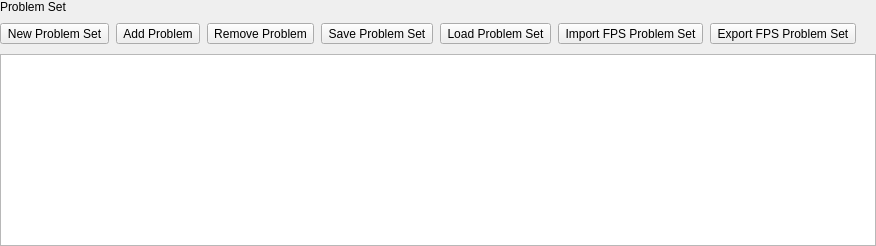
    <widget class="QWidget" name="tabProblemSet">
     <property name="autoFillBackground">
      <bool>true</bool>
     </property>
     <attribute name="title">
      <string>Problem Set</string>
     </attribute>
     <layout class="QVBoxLayout" name="verticalLayout_6">
      <property name="spacing">
       <number>0</number>
      </property>
      <property name="leftMargin">
       <number>0</number>
      </property>
      <property name="topMargin">
       <number>0</number>
      </property>
      <property name="rightMargin">
       <number>0</number>
      </property>
      <property name="bottomMargin">
       <number>0</number>
      </property>
      <item>
       <widget class="QLabel" name="lblProblemSet">
        <property name="frameShape">
         <enum>QFrame::Shape::NoFrame</enum>
        </property>
        <property name="text">
         <string>Problem Set</string>
        </property>
        <property name="margin">
         <number>5</number>
        </property>
       </widget>
      </item>
      <item>
       <widget class="QWidget" name="widget_2" native="true">
        <layout class="QHBoxLayout" name="horizontalLayout_15">
         <property name="spacing">
          <number>7</number>
         </property>
         <property name="leftMargin">
          <number>0</number>
         </property>
         <property name="topMargin">
          <number>0</number>
         </property>
         <property name="rightMargin">
          <number>0</number>
         </property>
         <property name="bottomMargin">
          <number>0</number>
         </property>
         <item>
          <widget class="QToolButton" name="btnNewProblemSet">
           <property name="toolTip">
            <string>New Problem Set</string>
           </property>
           <property name="text">
            <string>New Problem Set</string>
           </property>
           <property name="icon">
            <iconset>
             <normalon>:/resources/iconsets/newlook/actions/08Problem-01Problem.svg</normalon>
            </iconset>
           </property>
          </widget>
         </item>
         <item>
          <widget class="QToolButton" name="btnAddProblem">
           <property name="toolTip">
            <string>Add Problem</string>
           </property>
           <property name="text">
            <string>Add Problem</string>
           </property>
           <property name="icon">
            <iconset>
             <normalon>:/resources/iconsets/newlook/actions/00Misc-03Add.svg</normalon>
            </iconset>
           </property>
          </widget>
         </item>
         <item>
          <widget class="QToolButton" name="btnRemoveProblem">
           <property name="toolTip">
            <string>Remove Problem</string>
           </property>
           <property name="text">
            <string>Remove Problem</string>
           </property>
           <property name="icon">
            <iconset>
             <normalon>:/resources/iconsets/newlook/actions/00Misc-04Remove.svg</normalon>
            </iconset>
           </property>
          </widget>
         </item>
         <item>
          <widget class="QToolButton" name="btnSaveProblemSet">
           <property name="toolTip">
            <string>Save Problem Set</string>
           </property>
           <property name="text">
            <string>Save Problem Set</string>
           </property>
           <property name="icon">
            <iconset>
             <normalon>:/resources/iconsets/newlook/actions/01File-04SaveAs.svg</normalon>
            </iconset>
           </property>
          </widget>
         </item>
         <item>
          <widget class="QToolButton" name="btnLoadProblemSet">
           <property name="toolTip">
            <string>Load Problem Set</string>
           </property>
           <property name="text">
            <string>Load Problem Set</string>
           </property>
           <property name="icon">
            <iconset>
             <normalon>:/resources/iconsets/newlook/actions/06View-03Files.svg</normalon>
            </iconset>
           </property>
          </widget>
         </item>
         <item>
          <widget class="QToolButton" name="btnImportFPS">
           <property name="text">
            <string>Import FPS Problem Set</string>
           </property>
           <property name="icon">
            <iconset>
             <normalon>:/resources/iconsets/newlook/actions/00Misc-01Back.svg</normalon>
            </iconset>
           </property>
          </widget>
         </item>
         <item>
          <widget class="QToolButton" name="btnExportFPS">
           <property name="text">
            <string>Export FPS Problem Set</string>
           </property>
           <property name="icon">
            <iconset>
             <normalon>:/resources/iconsets/newlook/actions/00Misc-02Forward.svg</normalon>
            </iconset>
           </property>
          </widget>
         </item>
         <item>
          <spacer name="horizontalSpacer_3">
           <property name="orientation">
            <enum>Qt::Orientation::Horizontal</enum>
           </property>
           <property name="sizeHint" stdset="0">
            <size>
             <width>20</width>
             <height>40</height>
            </size>
           </property>
          </spacer>
         </item>
        </layout>
       </widget>
      </item>
      <item>
       <widget class="QListView" name="lstProblemSet">
        <property name="dragEnabled">
         <bool>true</bool>
        </property>
        <property name="dragDropMode">
         <enum>QAbstractItemView::DragDropMode::NoDragDrop</enum>
        </property>
        <property name="defaultDropAction">
         <enum>Qt::DropAction::IgnoreAction</enum>
        </property>
        <property name="alternatingRowColors">
         <bool>true</bool>
        </property>
        <property name="selectionMode">
         <enum>QAbstractItemView::SelectionMode::NoSelection</enum>
        </property>
        <property name="selectionBehavior">
         <enum>QAbstractItemView::SelectionBehavior::SelectItems</enum>
        </property>
       </widget>
      </item>
     </layout>
    </widget>
